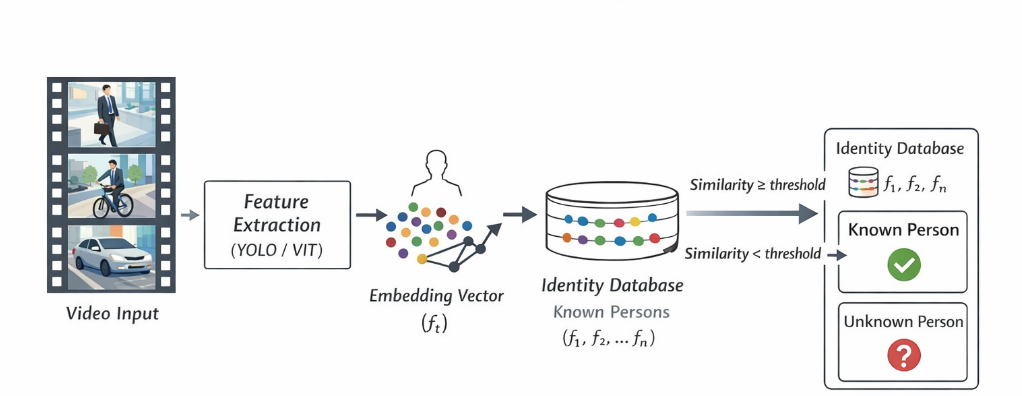
#> input picture C2_flow.png, 1022 x 396 px
$ python -i image_enhancement.py   (imports and definitions only)
#> lines starting #> are read from the running program, lines starting #| are printed output that depends on the picture; after the words box and inside, x2 and y2 are one past the last pixel; in counts of white or black regions, pixels touching at a corner belong together
# image_enhancement.py
import cv2
import numpy as np

class ImageEnhancer:
    """Image enhancement for better detection quality"""

    def __init__(self, gamma: float = 1.2):
#> further down, picture is the input picture: shape (396, 1022, 3); mean B, G, R 239.5, 239.2, 238.3
        if gamma <= 0:
            raise ValueError("gamma must be greater than zero")

        self.gamma = gamma
        # CLAHE parameters
        self.clahe = cv2.createCLAHE(clipLimit=2.0, tileGridSize=(8, 8))

    # [81 lines left out: functions _gamma_correct, enhance, _balance_brightness, _apply_clahe, _sharpen, not called in this run]

    def denoise_gaussian(self, image: np.ndarray, kernel_size: int = 5) -> np.ndarray:
        """Apply Gaussian blur for denoising (alternative method)"""
        return cv2.GaussianBlur(image, (kernel_size, kernel_size), 0)

    def adaptive_threshold(self, image: np.ndarray) -> np.ndarray:
        """Apply adaptive thresholding for varying lighting conditions"""
        gray = cv2.cvtColor(image, cv2.COLOR_BGR2GRAY)
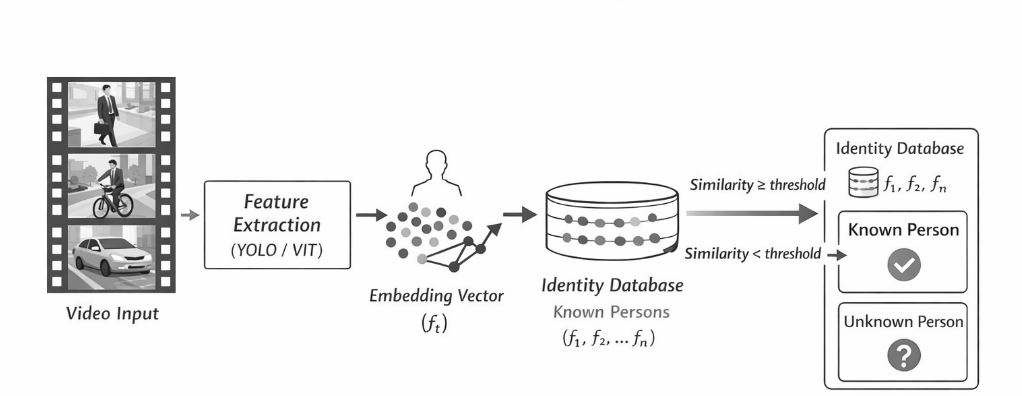
#> gray: shape (396, 1022); min 8, max 255, mean 239
        adaptive = cv2.adaptiveThreshold(
            gray, 255, cv2.ADAPTIVE_THRESH_GAUSSIAN_C,
            cv2.THRESH_BINARY, 11, 2
        )
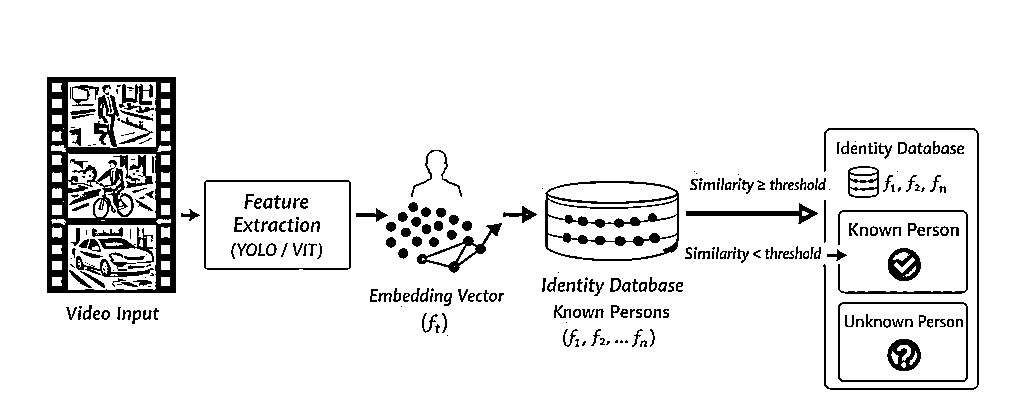
#> adaptive: shape (396, 1022); 91.7% white; 298 black regions (75 under 20 px), largest, box (x1, y1, x2, y2) and area: (47, 77, 176, 293) 10191, (545, 181, 679, 261) 2525, (823, 128, 979, 390) 1443
        return cv2.cvtColor(adaptive, cv2.COLOR_GRAY2BGR)


# -------------------------
# Convenience API
# -------------------------
# Provide a simple module-level function `enhance(img)` so older code that calls
# `image_enhancement.enhance(img)` continues to work. The implementation uses a
# module-level singleton `ImageEnhancer` to avoid re-instantiation overhead.
#
# Bilingual comment:
# EN: Call `image_enhancement.enhance(img)` for a quick enhancement pipeline.
# VI: Gọi `image_enhancement.enhance(img)` để xử lý ảnh một cách đơn giản.

_default_enhancer = ImageEnhancer()

# [9 lines left out: function enhance, not called in this run]

>>> import cv2
>>> picture = cv2.imread('C2_flow.png')
>>> result = ImageEnhancer().adaptive_threshold(picture)

$ run again, on bk1.png
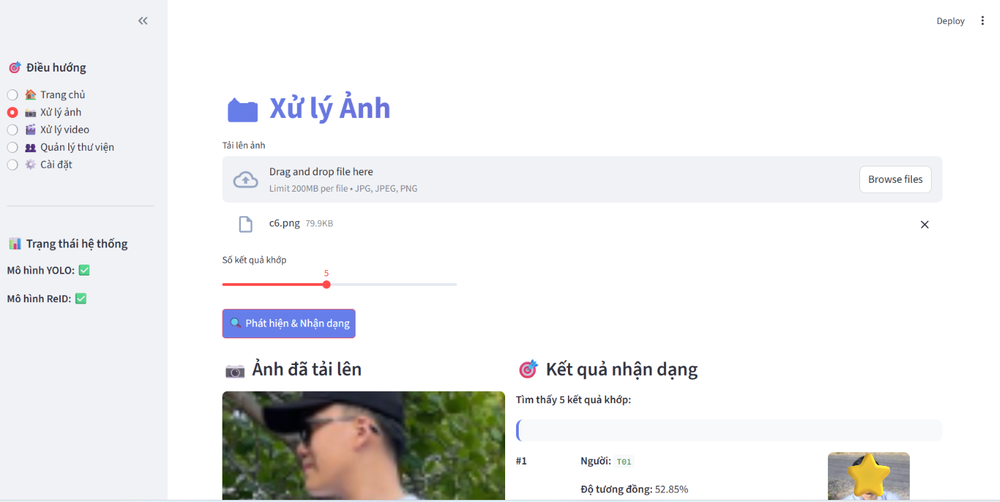
#> input picture bk1.png, 1000 x 502 px, shrunk from 1465 x 736 before the run
#> picture is the input picture: shape (502, 1000, 3); mean B, G, R 237.6, 237.5, 237.1
#> in adaptive_threshold, `gray = cv2.cvtColor(image, cv2.COLOR_BGR2GRAY)`:
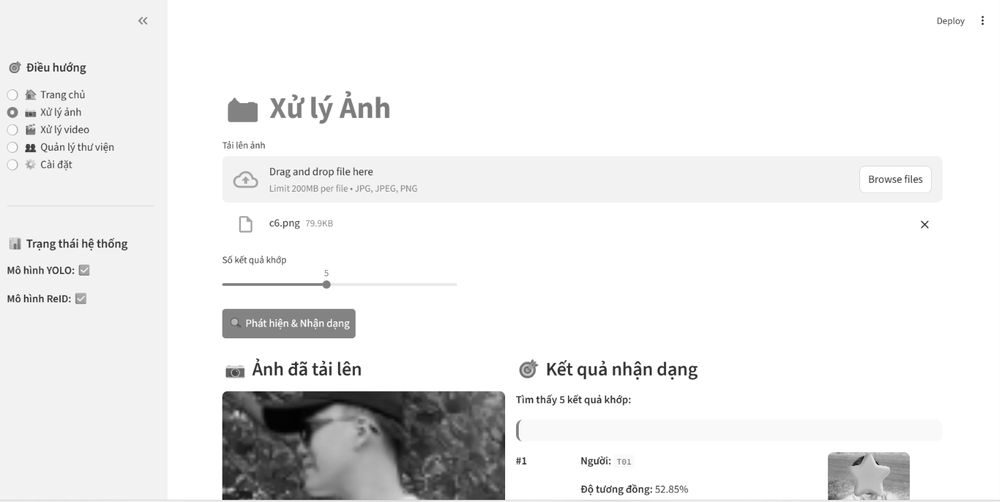
#> gray: shape (502, 1000); min 1, max 255, mean 237.4
#> in adaptive_threshold, `adaptive = cv2.adaptiveThreshold( gray, 255, cv2.ADAPTIVE_THRESH_GAUSS..`:
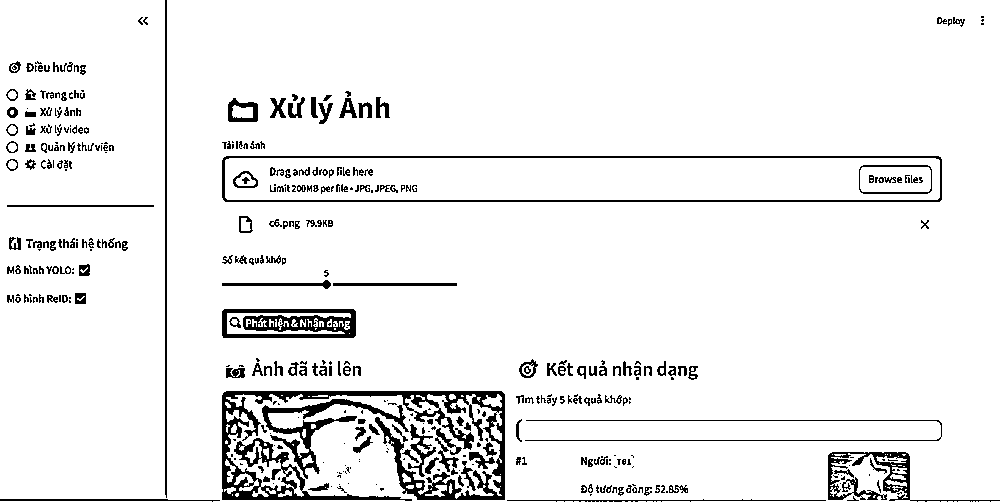
#> adaptive: shape (502, 1000); 93.2% white; 417 black regions (188 under 20 px), largest, box (x1, y1, x2, y2) and area: (222, 391, 505, 501) 8575, (222, 156, 942, 202) 3083, (222, 309, 356, 338) 2391

$ run again, on bk2.png
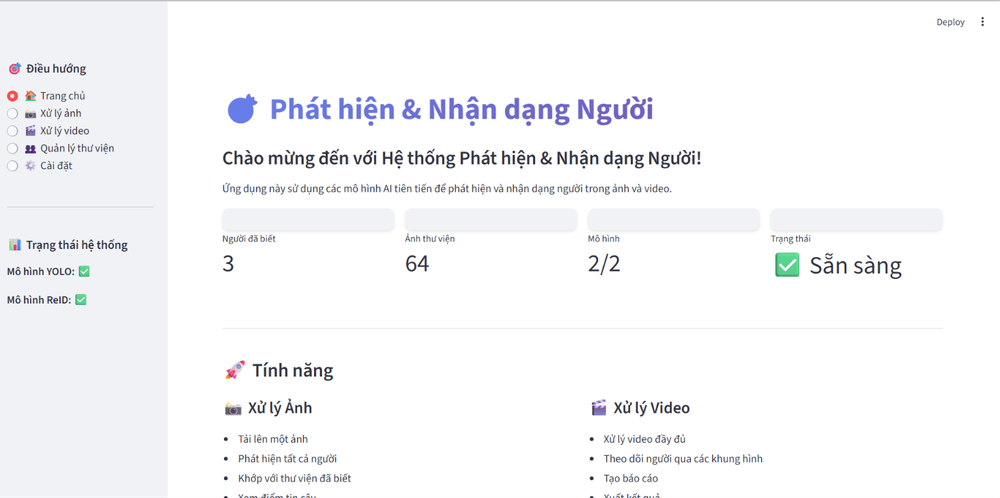
#> input picture bk2.png, 1000 x 498 px, shrunk from 1465 x 730 before the run
#> picture is the input picture: shape (498, 1000, 3); mean B, G, R 249, 247.2, 246.6
#> in adaptive_threshold, `adaptive = cv2.adaptiveThreshold( gray, 255, cv2.ADAPTIVE_THRESH_GAUSS..`:
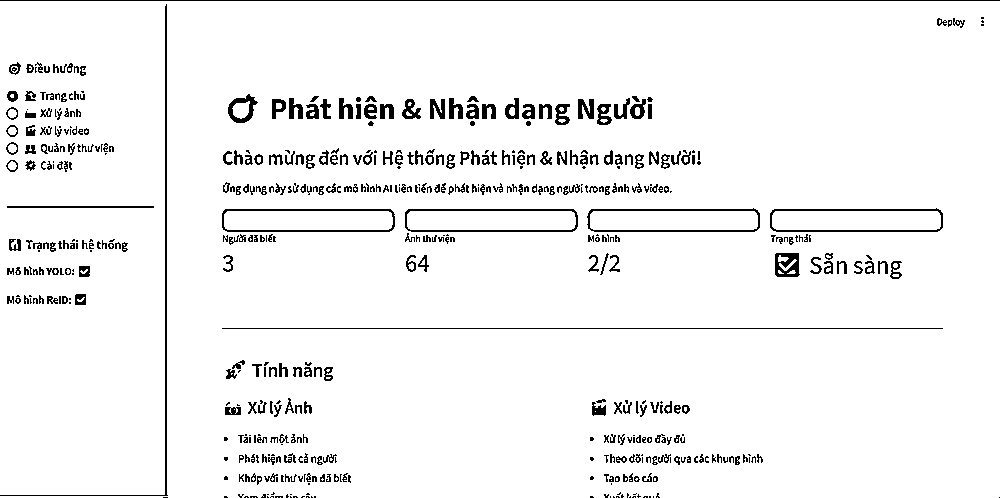
#> adaptive: shape (498, 1000); 95.2% white; black in thin lines or dots
